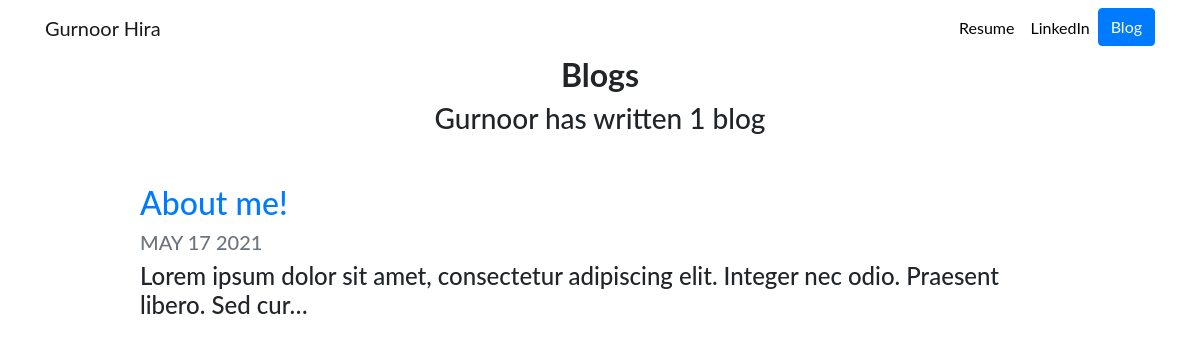
The page /blog/ on the database as committed earlier.
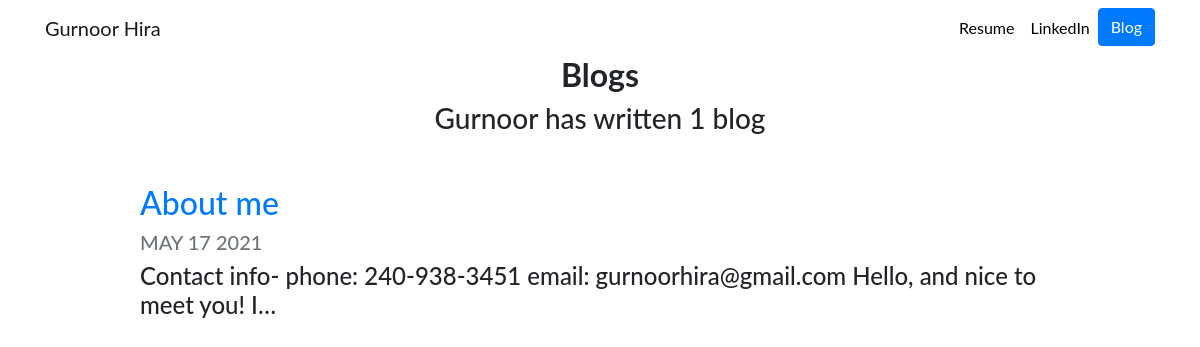
The same page on the database as committed later.
### blog/models.py (models this page shows, shortened)
class Blog(models.Model):
    title= models.CharField(max_length=200)
    description=models.TextField()
    date=models.DateField()

### blog/views.py (the view)
# urls.py: path('',views.all_blogs,name='all_blogs'),
def all_blogs(request):
    blogs=Blog.objects.order_by('-date')
    return render(request,'blog/all_blogs.html',{'blogs':blogs})

### blog/templates/blog/all_blogs.html
{% extends "portfolio/base.html" %}
{% load static %}
{% block content %}
<h1 id="blogtitle" class="font-weight-bold text-center">Blogs</h1>
<h3 class="text-center mb-5">Gurnoor has written {{ blogs.count }} blog{{ blogs.count|pluralize }}</h3>
{% for blog in blogs %}
<div class="row justify-content-center my-3">
  <div class="col-md-10">
    <a href="{% url 'blog:detail' blog.id %}">
      <h2>{{ blog.title }}</h2>
    </a>
    <h5 class="text-muted">{{ blog.date|date:'M d Y'|upper }}</h5>
    <h4>{{ blog.description|striptags|truncatechars:100 }}</h4>
  </div>
</div>
{% endfor %}
{% endblock %}

Rows that differ between the two databases and show on the page:
changed Blog: title "About me!" → "About me"; description "Lorem ipsum dolor sit amet, consectetur adipiscing elit. Integer nec odio. Praesent libero. Sed cur…" → "Contact info- phone: 240-938-3451 email: gurnoorhira@gmail.com Hello, and nice to meet you! I…"
